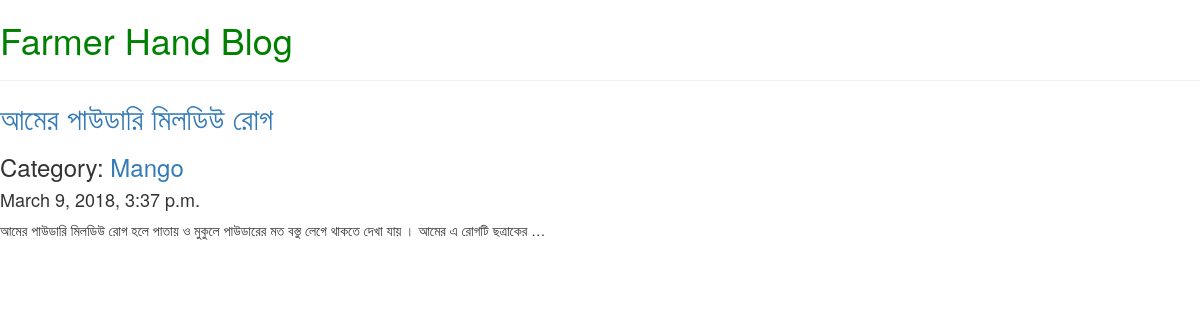
/?category=7, run on the app's committed database.
### Farmer_Hand/models.py (models this page shows, shortened)
class BlogPost(models.Model):
    title = models.CharField(max_length=150)
    body = models.TextField()
    created_at =  models.DateTimeField(auto_now_add=True)
    category = models.ForeignKey('Farmer_Hand.Category', blank= True, null=True, on_delete=models.PROTECT,related_name='posts')

class Category(models.Model):
    name = models.CharField(max_length=50)
    def __str__(self):
        return self.name

### Farmer_Hand/views.py (the view)
# urls.py: url(r'^$', Farmer_Hand.views.index, name='index_page'),
def index(request):
    posts = BlogPost.objects.all()
    if 'category' in request.GET:
        posts = Category.objects.get(pk = int(request.GET.get('category'))).posts.all()
    context = {
        'posts' : posts.order_by('-created_at')
    }
    return render(request,'index.html',context)

### templates/index.html
{% extends 'master.html' %}
{% block content %}
<div class ="posts">
        {% for post in posts %}
            <div class="post">
                <a href="{% url 'view_post' post.pk %}"> <h2 class="title">{{ post.title }}</h2></a>
                 {% include 'partial/category.html'%}
                <h4 class="datetime">{{ post.created_at }}</h4>
                <p class="body">{{ post.body | truncatewords:20 }}</p>
             </div>
        {% endfor %}
</div>
{% endblock %}

### templates/Partial/category.html
{% if post.category %}
    <h3 class="title">Category:
        <a href="/?category={{ post.category.id }}"> {{ post.category }}</a>
    </h3>
{% endif %}

### data on the page
BlogPost: title "আমের পাউডারি মিলডিউ রোগ", category "Mango", created_at "March 9, 2018, 3:37 p.m.", body "আমের পাউডারি মিলডিউ রোগ হলে পাতায় ও মুকুলে পাউডারের মত বস্তু লেগে থাকতে দেখা যায় । আমের এ রোগটি ছত্রাকের …"
